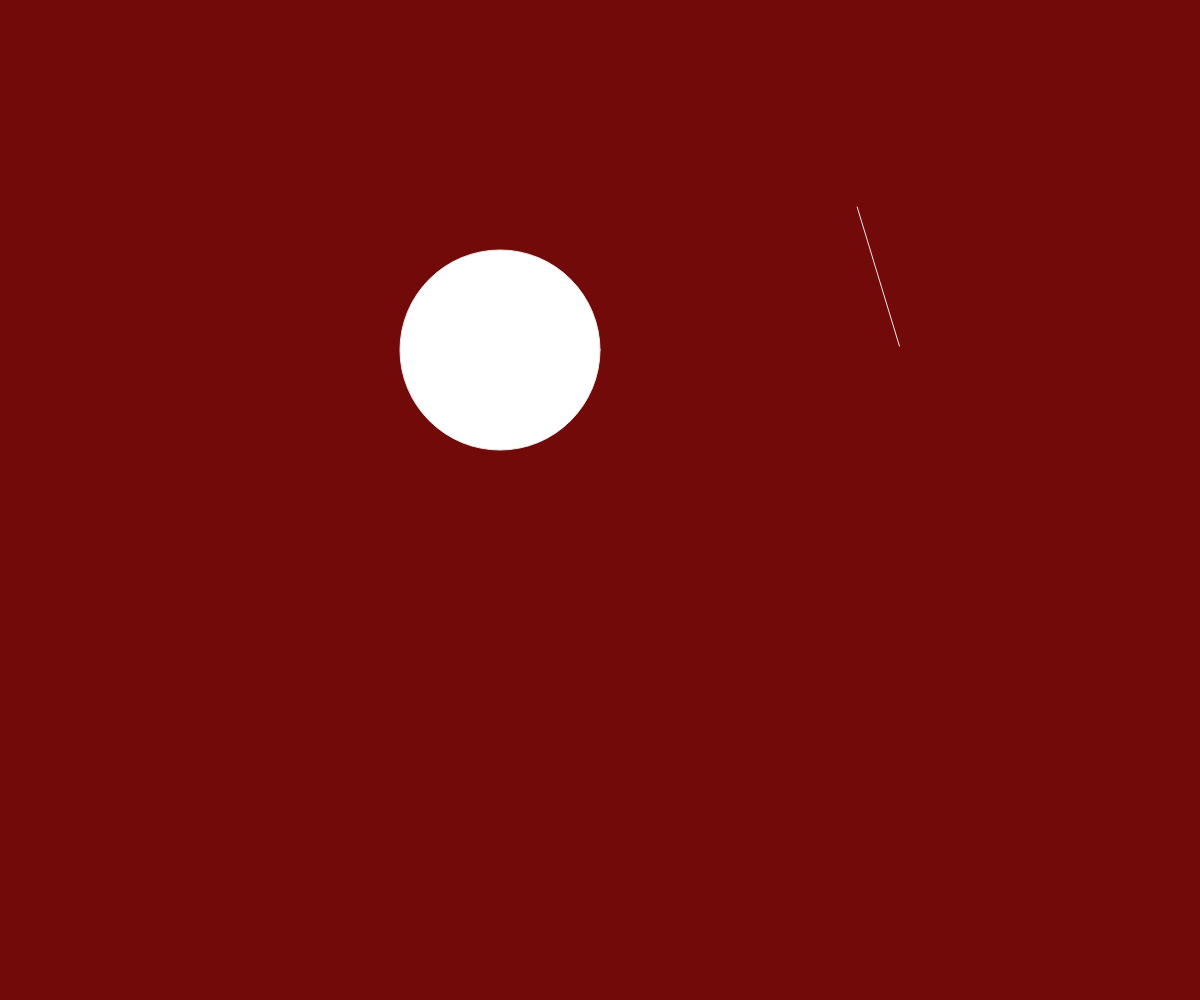
Frame 1 (no input)
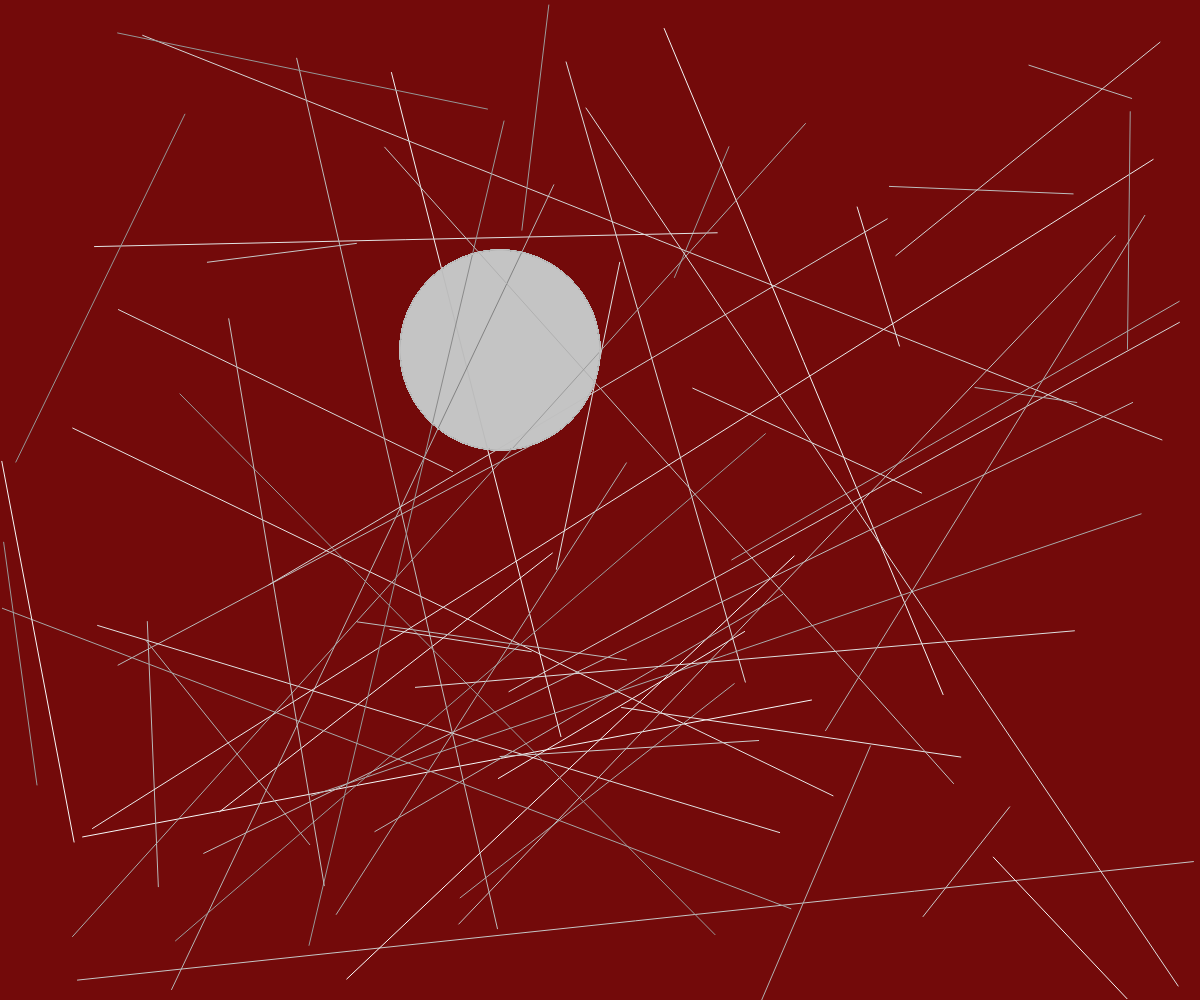
Frame 60 (no input)
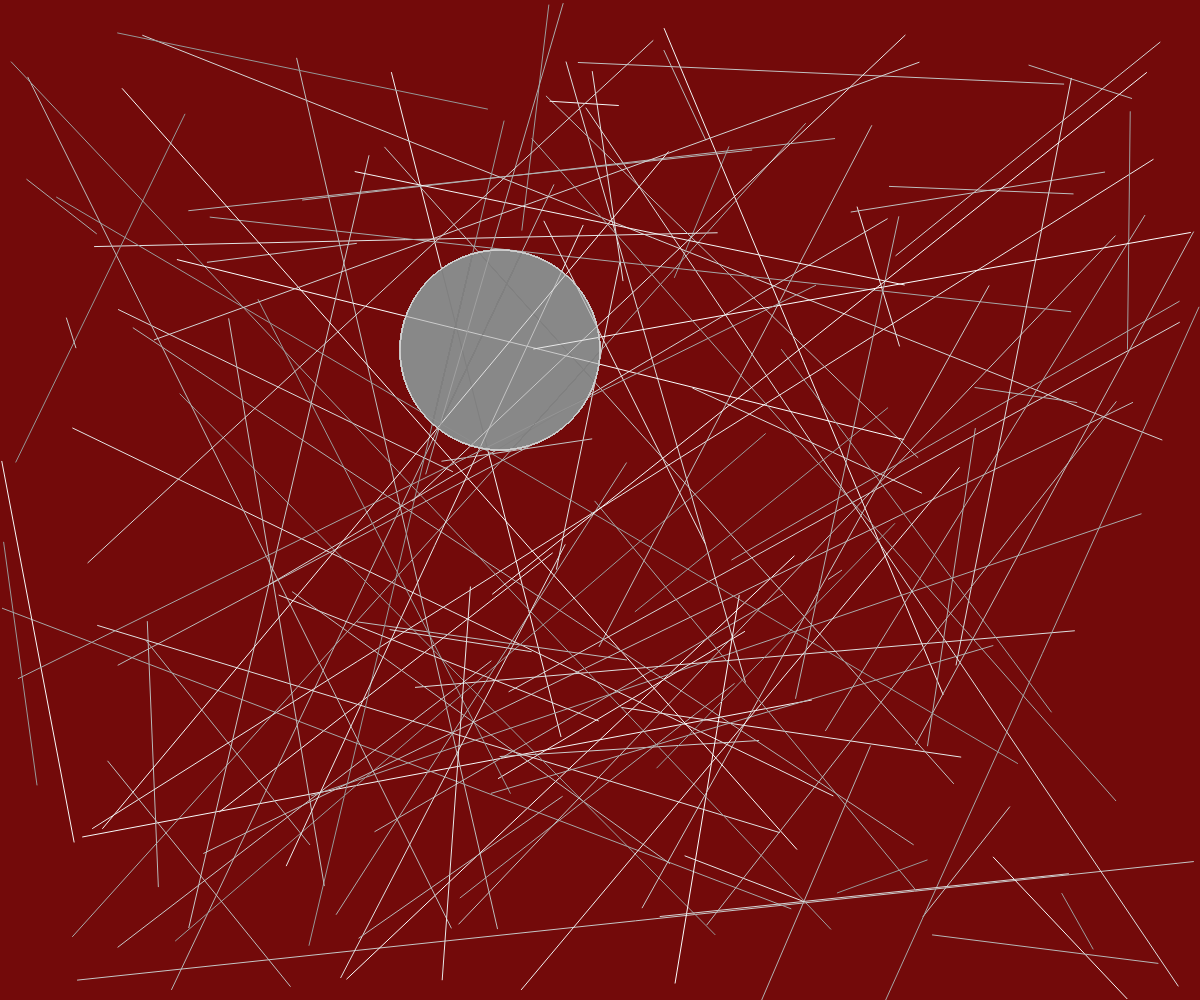
Frame 120 (the mouse pressed at the canvas centre since frame 60)

The p5.js sketch that drew these frames (run headless with seeded random() and noise() and a simulated clock; from frame 60 on, the mouse is pressed at the canvas centre):

// p5.js sketch
// ── sketch.js
let x = 0; 
let y = 0; 
let lines = 0; 

function setup() {
  createCanvas(windowWidth, windowHeight);
  background(115, 10, 10);
}
 
function draw() {
  // background(255,0,100); // What happends if you uncomment this... 
  // Draw a line - try replacing random() with -- OR ++ OR +=4 etc. 
  let x1 = random(width);
  let y1 = random(height);
  let x2 = random(width);
  let y2 = random(height);
  let color = random(150, 255);
  stroke(color);
  line(x1, y1, x2, y2); 
  // fill(255, 255, 255, 20); // Sets transparency 
  // ellipse(x1, y1, x2, y2); // Random  sized shape 
  circle(500, 350, 200)
  fill(120, 10, 0, 1);
}
